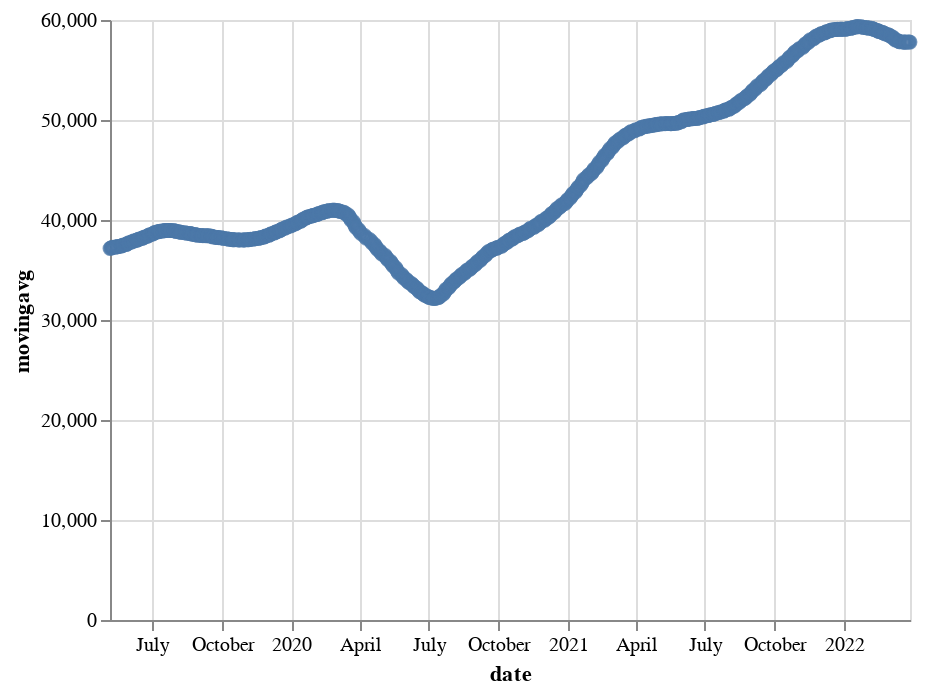

Here is the notebook cell this chart was saved with:
### Code cell
altdata_sixteenweek = stock_weekmovingavg(16, bse_data)
altdata_sixteenweek.reset_index(inplace=True)
altdata_sixteenweek.rename(columns={list(altdata_sixteenweek)[0]:'date'}, inplace=True)

alt.Chart(altdata_sixteenweek).mark_point().encode(
    x='date',
    y='movingavg'
)

### Figure 1 — Vega-Lite specification as saved in the notebook (floating-point values rounded to 4 significant figures; data arrays with more than 128 entries replaced by an {"elided": "..."} marker saying what was removed)
{"config": {"view": {"continuousWidth": 400, "continuousHeight": 300}}, "data": {"name": "data-986c5d6cc0694b5eccbea23694578d93"}, "mark": "point", "encoding": {"x": {"field": "date", "type": "temporal"}, "y": {"field": "movingavg", "type": "quantitative"}}, "$schema": "https://vega.github.io/schema/vega-lite/v4.17.0.json", "datasets": {"data-986c5d6cc0694b5eccbea23694578d93": {"elided": "717 records"}}}
